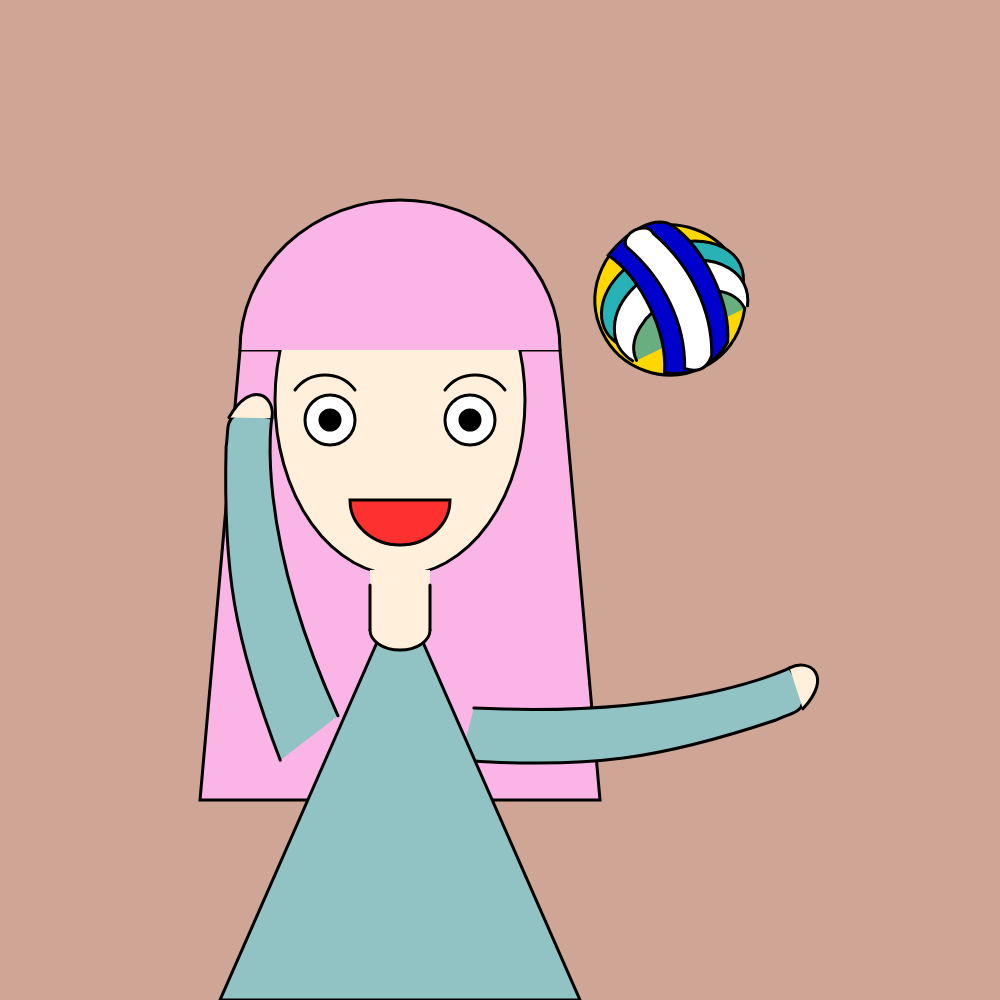
Frame 1 (no input)
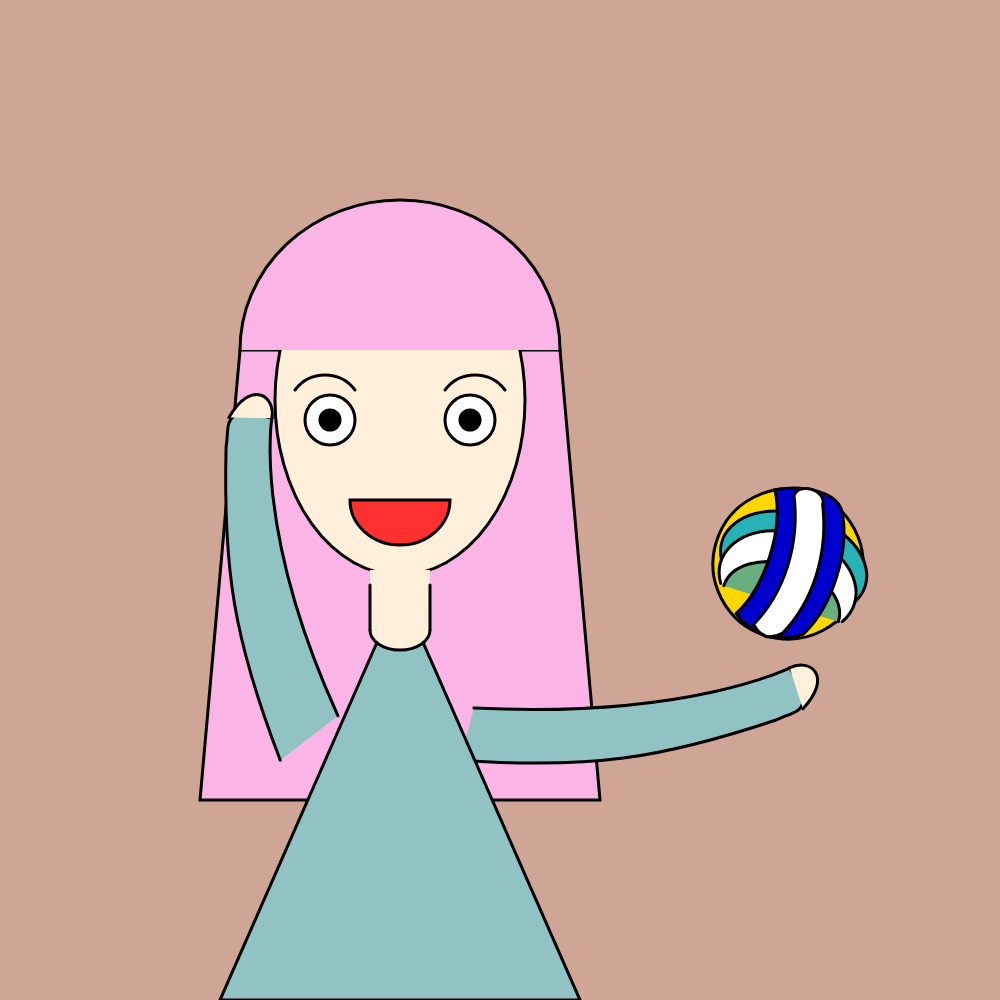
Frame 60 (no input)
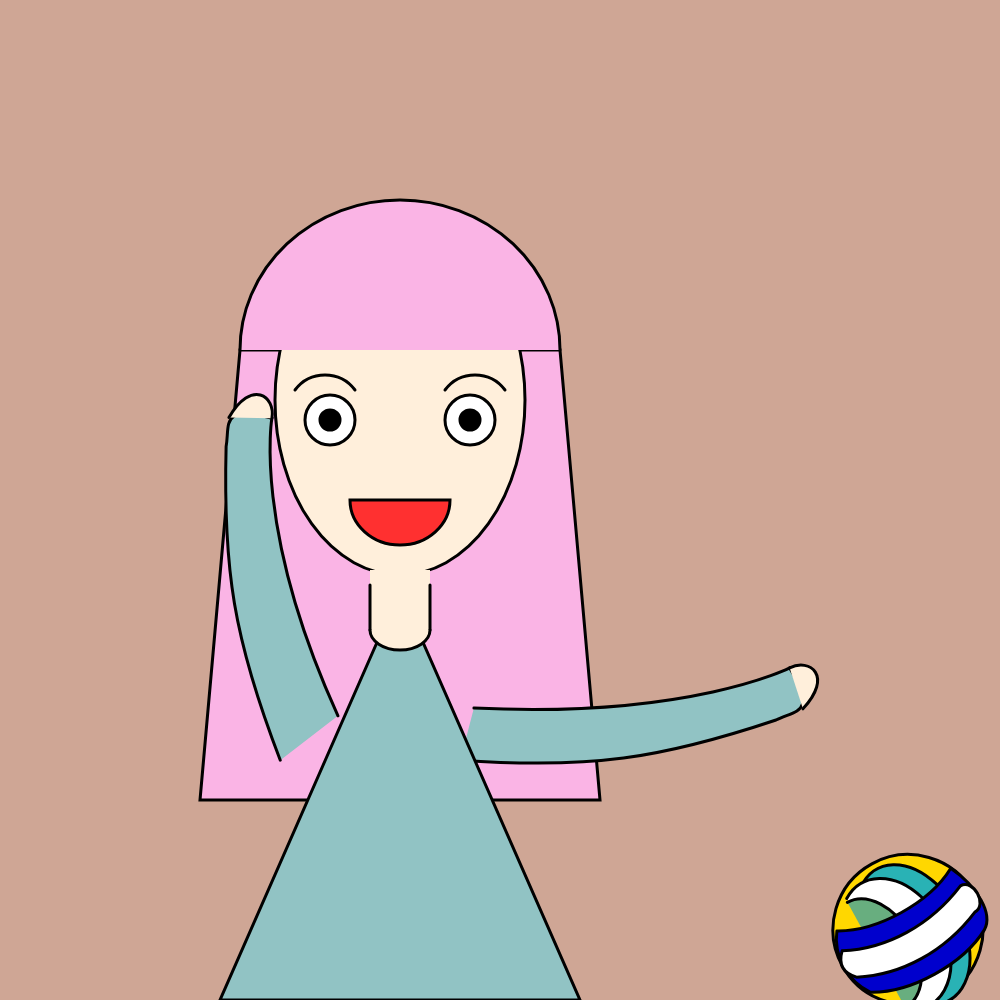
Frame 120 (the mouse pressed at the canvas centre since frame 60)

The p5.js sketch that drew these frames (run headless with seeded random() and noise() and a simulated clock; from frame 60 on, the mouse is pressed at the canvas centre):

// p5.js sketch
// ── sketch.js
var x0=670;
var y0=300;
var dx=2;
function setup() {
  createCanvas(1000, 1000);
}

function draw() {
  background(207, 166, 149);
  strokeWeight(3);

  //发尾
  fill(250, 180, 229);
  quad(240,350,200,800,600,800,560,350);
  
  //脸
  fill(255,239,219);
  ellipse(400,400,250,350);
  fill(0);

  //刘海
  fill(250, 180, 229);
  arc(400,350,320,300,-PI,0,OPEN);

   //右胳膊
  push();
  fill(145, 195, 196);
  translate(490,720);
  rotate(dx/PI);
  translate(-490,-720);
  beginShape();
  vertex(470,720);
  bezierVertex(650,600,700,500,700,500);
  bezierVertex(750,520,730,530,720,550);
  bezierVertex(650,650,600,700,490,770);
  endShape();

  //右手
  fill(255,239,219);
  bezier(700,500,710,480,740,480,735,525);
  pop();
  
  //左胳膊
  push();
  fill(145, 195, 196);
  translate(310,720);
  rotate(dx/PI);
  translate(-310,-720);
  beginShape();
  vertex(330,700);
  bezierVertex(150,600,100,500,100,500);
  bezierVertex(50,520,70,530,80,550);
  bezierVertex(150,650,200,700,310,770);
  endShape();
  
  //左手
  fill(255,239,219);
  bezier(100,500,90,480,60,480,65,525);
  pop();

  //身子
  fill(145, 195, 196);
  triangle(400,590,220,1000,580,1000);

  //脖子
  strokeWeight(0);
  fill(255,239,219);
  rect(370,570,60,60);
  strokeWeight(3);
  line(370,585,370,630);
  line(430,585,430,630);

  //领子
  strokeWeight(3);
  fill(255,239,219);
  arc(400,630,60,40,0,PI,OPEN);

  //眼睛
  fill(255);
  ellipse(330,420,50,50);  //左眼白
  ellipse(470,420,50,50);  //右眼白
  fill(0);
  ellipse(330,420,20,20);  //左眼珠‘
  ellipse(470,420,20,20);  //右眼珠
  
  //眉毛
  //line(300,380,350,380);
  noFill();
  bezier(295,390,310,370,340,370,355,390);  //左眉毛
  bezier(505,390,490,370,460,370,445,390);  //右眉毛

  //嘴巴
  fill(255,48,48);
  arc(400,500,100,90,0,PI,CHORD);



  //球
  push();
  translate(x0,y0);
  rotate(dx*x0/(100*PI));
  translate(-x0,-y0);
  fill(255,215,0);
  ellipse(x0,y0,150,150);
  x0+=dx;
  y0=0.0034*x0*x0-2.72*x0+596.14;
  if(x0>=width||x0<=0)
  dx=-dx;

  //纹路
  //竖蓝色
  fill(41,178,181);
  arc(x0,y0,100,150,-3*PI/5,3*PI/5,OPEN);

  //竖白色
  fill(255);
  arc(x0-20,y0,100,140,-3*PI/5,3*PI/5,OPEN);

  //竖黄色
  fill(104,174,127);
  arc(x0-42,y0,80,120,-PI/2,PI/2,OPEN);

  //横蓝色
  fill(0,0,205);
  beginShape();
  vertex(x0-65,y0-40);
  bezierVertex(x0-30,y0-20,x0+30,y0-20,x0+65,y0-40);
  bezierVertex(x0+80,y0-10,x0+80,y0+20,x0+65,y0+30);
  bezierVertex(x0+30,y0+50,x0-30,y0+50,x0-65,y0+30);
  bezierVertex(x0-80,y0+10,x0-80,y0-20,x0-65,y0-40);
  endShape();

  //arc(670,300,150,100,0-PI/10,PI+PI/10,OPEN);

  //白色
  fill(255);
  beginShape();
  vertex(x0-70,y0-20);
  bezierVertex(x0-30,y0,x0+20,y0,x0+65,y0-20);
  bezierVertex(x0+80,y0-20,x0+80,y0+10,x0+65,y0+10);
  bezierVertex(x0+20,y0+30,x0-30,y0+30,x0-70,y0+10);
  bezierVertex(x0-80,y0,x0-80,y0-10,x0-70,y0-20);
  endShape();
  pop();
}
